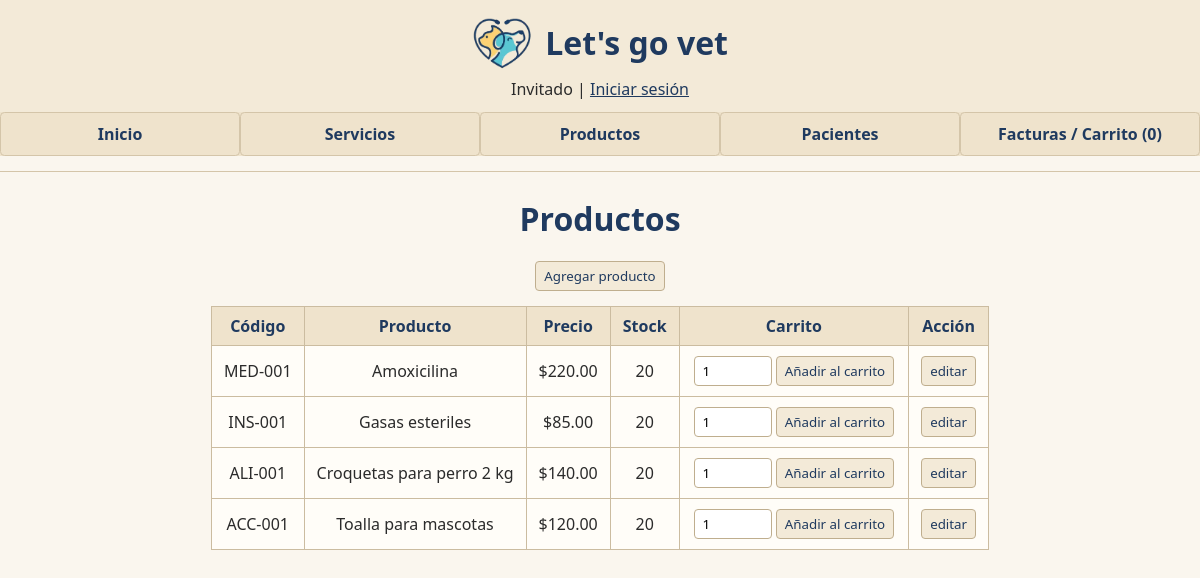
Page /index.php?page=productos on the committed database.
### tables this page shows
CREATE TABLE `productos` (
  `id_producto` int(11) NOT NULL,
  `id_codigo_de_barras` varchar(50) NOT NULL,
  `producto` varchar(150) NOT NULL,
  `precio` decimal(10,2) NOT NULL,
  `stock` int(11) NOT NULL DEFAULT 0,
  `es_medicina` tinyint(1) DEFAULT 0,
  `es_para_venta` tinyint(1) DEFAULT 1,
  `activo` tinyint(1) DEFAULT 1,
  `creado_en` timestamp NULL DEFAULT current_timestamp()
);

### pages/productos.php (the view, shortened to what this page needs)
<?php
$resultado = $conection->query("SELECT id_producto, producto, precio, stock, id_codigo_de_barras FROM productos WHERE activo = 1");
?>
<h1>Productos</h1>
<button popovertarget="nuevo-prod">Agregar producto</button>
<table>
    <thead>
        <tr>
            <th>Código</th>
            <th>Producto</th>
            <th>Precio</th>
            <th>Stock</th>
            <th>Carrito</th>
            <th>Acción</th>
        </tr>
    </thead>
    <tbody>
        <?php while ($row = $resultado->fetch_assoc()): ?>
        <tr>
            <td><?= htmlspecialchars($row['id_codigo_de_barras']) ?></td>
            <td><?= htmlspecialchars($row['producto']) ?></td>
            <td>$<?= number_format($row['precio'], 2) ?></td>
            <td><?= $row['stock'] ?></td>
            <td>
                <form action="config/sesion.php" method="POST">
                    <input type="number" name="cantidad" value="1" min="1" max="<?= $row['stock'] ?>" <?= $row['stock'] <= 0 ? 'disabled' : '' ?>>
                    <button type="submit" <?= $row['stock'] <= 0 ? 'disabled' : '' ?>>Añadir al carrito</button>
                </form>
            </td>
            <td>
                <button type="button" popovertarget="edit-prod-<?= $row['id_producto'] ?>">editar</button>
            </td>
        </tr>
        <?php endwhile; ?>
    </tbody>
</table>

### estilos.css (style rules this page uses)
body { margin: 0; font-family: 'Segoe UI', Arial, sans-serif; background-color: #faf6ee; color: #2b2b2b; text-align: center; }
h1, h2, h3 { color: #1f3a5f; }
table { border-collapse: collapse; margin: 15px auto; background-color: #fffdf8; }
th, td { border: 1px solid #cbbca0; padding: 8px 12px; }
th { background-color: #efe3cc; color: #1f3a5f; }
td form { display: inline-block; margin: 2px; }
input, select, button { font-family: inherit; padding: 5px 8px; border: 1px solid #bfae8e; border-radius: 4px; }
input, select { background-color: #ffffff; }
button { background-color: #f3ead8; color: #1f3a5f; cursor: pointer; }
input[name="cantidad"] { width: 60px; }

### rows in the picture
productos: id_codigo_de_barras "MED-001", producto "Amoxicilina", precio "220.00", stock "20", cantidad "1"
productos: id_codigo_de_barras "INS-001", producto "Gasas esteriles", precio "85.00", stock "20", cantidad "1"
productos: id_codigo_de_barras "ALI-001", producto "Croquetas para perro 2 kg", precio "140.00", stock "20", cantidad "1"
productos: id_codigo_de_barras "ACC-001", producto "Toalla para mascotas", precio "120.00", stock "20", cantidad "1"

### other values in the picture
$total_items "0"
